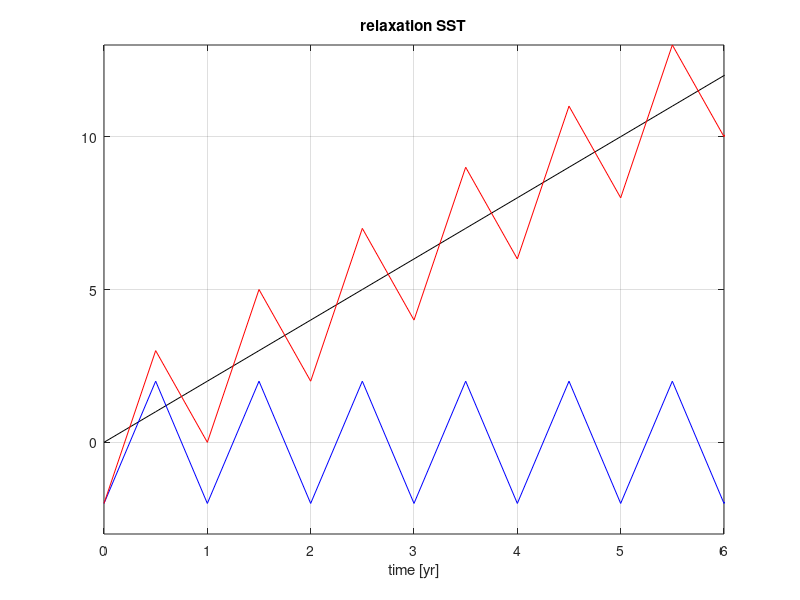

Source code (MATLAB):
% This is a matlab script that generates the input binary files

prec='real*8';
typ='b';
kwr=1;

% Dimensions of grid
nx=1; ny=1; nr=1;

% Vertical grid (meters)
dz = 10;

if kwr > 0,
 fNam='bathy_1km.bin'; var=-1000.;
 fprintf(' - writing file "%s" ...',fNam);
 fid=fopen(fNam,'w',typ); fwrite(fid,var,prec); fclose(fid);
 fprintf(' done\n');

 fNam='ones_64b.bin'; var=1.;
 fprintf(' - writing file "%s" ...',fNam);
 fid=fopen(fNam,'w',typ); fwrite(fid,var,prec); fclose(fid);
 fprintf(' done\n');

 fNam='zero_64b.bin'; var=0.;
 fprintf(' - writing file "%s" ...',fNam);
 fid=fopen(fNam,'w',typ); fwrite(fid,var,prec); fclose(fid);
 fprintf(' done\n');
end

%- SST relaxation:
nRec=100; dTsais=2; %- amplitude of seasonal cycle
t0=[0:nRec-1]; %- linear trend
t1=ones(2,nRec/2); t1(1,:)=-1.; t1=reshape(t1,[1 nRec]);
t1=t1*dTsais;
sst=t0+t1;

figure(1); clf;
 xax=([1:nRec]-1)*0.5; %- time in years
 plot(xax,t0,'k-');
 hold on
 plot(xax,t1,'b-');
 plot(xax,sst,'r-');
 hold off
 grid
%axis([0 50 -3 103]); %- full time-serie
 axis([0 6 -3 13.]);  %- first 6 yrs
 xlabel('time [yr]');
 title('relaxation SST');

if kwr > 0,
%- seasonal cycle and (linear) trend all together (for pkg/exf)
 fNam=['target_SST.',int2str(nRec),'.bin']; var=sst;
 fprintf(' - writing file "%s" ...',fNam);
 fid=fopen(fNam,'w',typ); fwrite(fid,var,prec); fclose(fid);
 fprintf(' done\n');
end

return
